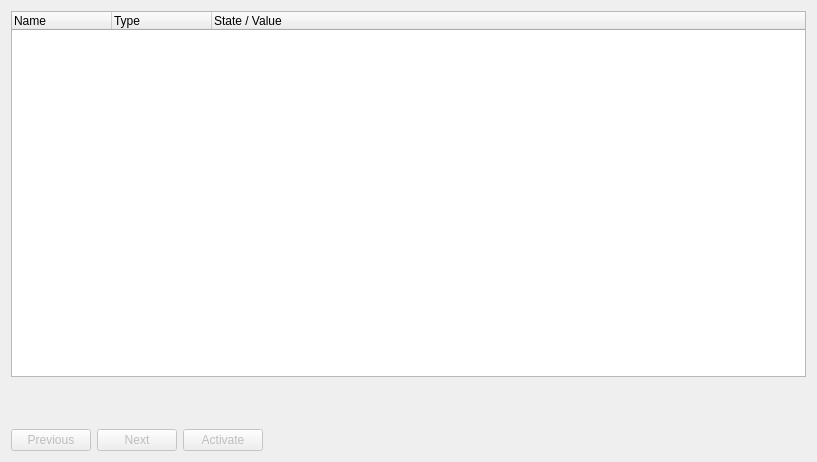
<?xml version="1.0" encoding="UTF-8"?>
<ui version="4.0">
 <class>CheatManagerWindow</class>
 <widget class="QWidget" name="CheatManagerWindow">
  <property name="geometry">
   <rect>
    <x>0</x>
    <y>0</y>
    <width>817</width>
    <height>462</height>
   </rect>
  </property>
  <property name="windowTitle">
   <string>Cheat Manager</string>
  </property>
  <property name="windowIcon">
   <iconset>
    <normaloff>:/icons/duck.png</normaloff>:/icons/duck.png</iconset>
  </property>
  <layout class="QGridLayout" name="gridLayout">
   <item row="0" column="0">
    <widget class="QTreeWidget" name="cheatList">
     <property name="selectionMode">
      <enum>QAbstractItemView::SelectionMode::SingleSelection</enum>
     </property>
     <property name="selectionBehavior">
      <enum>QAbstractItemView::SelectionBehavior::SelectRows</enum>
     </property>
     <column>
      <property name="text">
       <string>Name</string>
      </property>
     </column>
     <column>
      <property name="text">
       <string>Type</string>
      </property>
     </column>
     <column>
      <property name="text">
       <string>State / Value</string>
      </property>
     </column>
    </widget>
   </item>
   <item row="1" column="0">
    <widget class="QLabel" name="cheatComment">
     <property name="minimumSize">
      <size>
       <width>0</width>
       <height>40</height>
      </size>
     </property>
     <property name="text">
      <string/>
     </property>
     <property name="wordWrap">
      <bool>true</bool>
     </property>
     <property name="textInteractionFlags">
      <set>Qt::TextInteractionFlag::TextSelectableByMouse</set>
     </property>
    </widget>
   </item>
   <item row="2" column="0">
    <layout class="QHBoxLayout" name="horizontalLayout">
     <item>
      <widget class="QPushButton" name="cheatListPrevious">
       <property name="enabled">
        <bool>false</bool>
       </property>
       <property name="text">
        <string>Previous</string>
       </property>
      </widget>
     </item>
     <item>
      <widget class="QPushButton" name="cheatListNext">
       <property name="enabled">
        <bool>false</bool>
       </property>
       <property name="text">
        <string>Next</string>
       </property>
      </widget>
     </item>
     <item>
      <widget class="QPushButton" name="cheatListActivate">
       <property name="enabled">
        <bool>false</bool>
       </property>
       <property name="text">
        <string>Activate</string>
       </property>
      </widget>
     </item>
     <item>
      <spacer name="horizontalSpacer">
       <property name="orientation">
        <enum>Qt::Orientation::Horizontal</enum>
       </property>
       <property name="sizeHint" stdset="0">
        <size>
         <width>40</width>
         <height>20</height>
        </size>
       </property>
      </spacer>
     </item>
    </layout>
   </item>
  </layout>
 </widget>
 <resources/>
 <connections/>
</ui>
